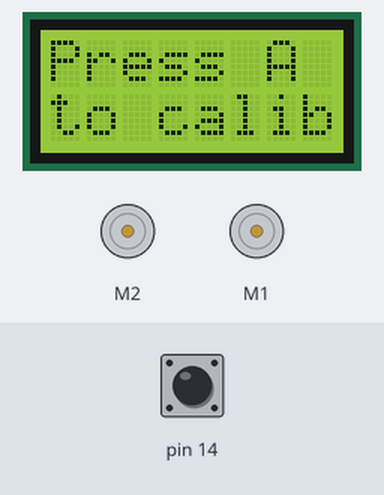
Bench run of a sketch on a simulated Arduino Leonardo, built with avr-gcc and run on an emulated ATmega32U4. Parts: 8×2 character LCD, 2 × DC motor (green arrow = forward, orange = backward, longer = faster). The inputs (shaded band) are chosen by the test bench; at power-on: pin 14 HIGH.

Above: at 0.8 s.
0.9 s: pin 14 pulled LOW for 0.15 s
At 1.7 s:
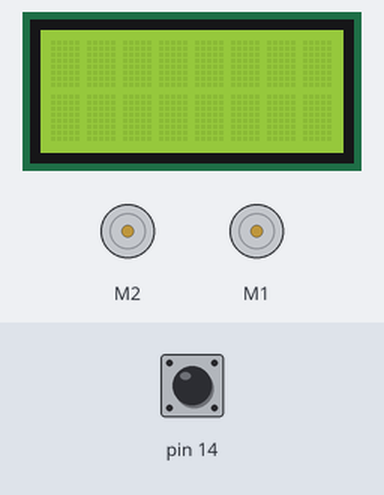
At 2.5 s:
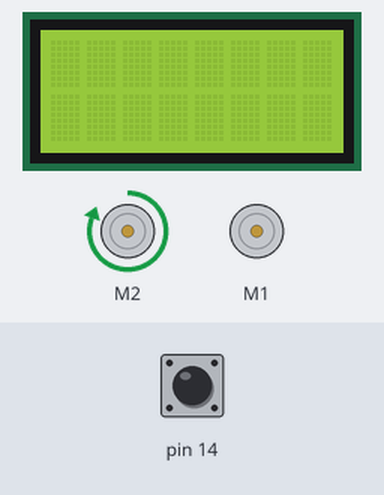
4.0 s: pin 14 pulled LOW for 1 s
At 5.6 s:
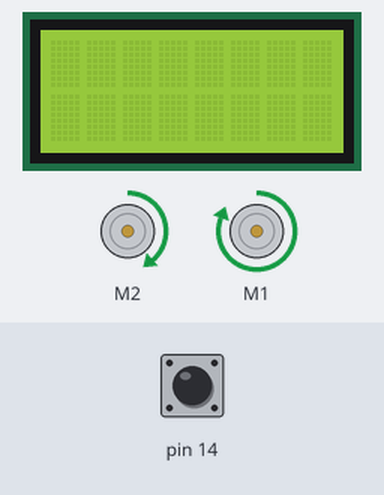
Timing chart, 0 to 7.1 s (numbered marks = the images above; inputs shaded):
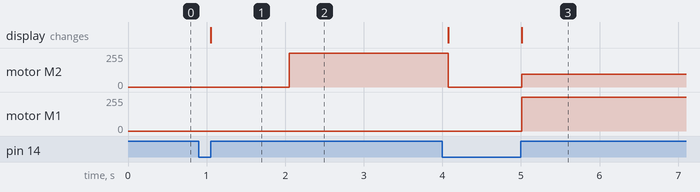

Measured:
- after the input at 0.9 s, motor M2: stopped → forward 255/255 after 1.2 s; the display: changes after 0.15 s (image 1)
- after the input at 4.0 s, motor M1: stopped → forward 255/255 after 1.0 s

The sketch:

Oppg_4.ino
```cpp
#include <Zumo32U4.h> // inkluderer Zumo-biblioteket

Zumo32U4ButtonA buttonA;         // deklarerer knapp A
Zumo32U4LCD display;             // deklarerer LCD-skjerm
Zumo32U4Motors motors;           // deklarerer motorene
Zumo32U4LineSensors lineSensors; // deklarerer linjesensorene

#define NUM_SENSORS 5                       // definerer hvor mange sensorer det er
unsigned int lineSensorValues[NUM_SENSORS]; // lager liste med lengde likt antall sensorer
int16_t lastError = 0;                      // deklarerer siste avstand fra teip
const uint16_t maxSpeed = 400;              // deklarerer maks fart

// funksjon som kalibrerer linjesensorene
void sensorsCalibrate(){
  display.clear(); // fjerner alt fra LCD-skjerm
  delay(1000); // venter 1 sekund for å få fjernet fingeren fra knappen
  unsigned long calibrateTime = millis() + 2000; // lagrer hvor lenge Zumo skal kalibreres
  while (millis() < calibrateTime){
    motors.setRightSpeed(maxSpeed); // setter høyrehjulet til maks fart
    lineSensors.calibrate(); // kalibrerer linjesensorene
  }
  motors.setRightSpeed(0); // stopper Zumo
}

void setup() {
  lineSensors.initFiveSensors(); // konfigurerer Zumo til å bruke alle fem sensorer
  display.clear();
  display.print(F("Press A")); // printer melding til LCD-skjerm
  display.gotoXY(0, 1); // flytter markøren en linje ned
  display.print(F("to calib"));
  buttonA.waitForButton(); // setter programmet på pause til knappen trykkes

  sensorsCalibrate(); // kjører kalibrering
  lineSensors.readCalibrated(lineSensorValues); // leser de kalibrerte verdiene til sensorene

  display.print(F("Press A"));
  display.gotoXY(0, 1);
  display.print(F("to start"));
  buttonA.waitForButton();
  display.clear();
}

// funksjon som setter motorene til en hviss fart
void setMotors(){
  int16_t position = lineSensors.readLine(lineSensorValues); // tar inn posisjonen i forhild til teipen
  int16_t error = position - 2000; // lagrer hvor langt Zumo er fra teipen
  int16_t speedDifference = error / 4 + 6 * (error - lastError); // regner ut hastighetsforskjellen til hjulene

  lastError = error; // lagrer forrige avstand fra teipen

  // legger til maksfart +- hastighetsforskjellen
  int16_t leftSpeed = (int16_t)maxSpeed + speedDifference;
  int16_t rightSpeed = (int16_t)maxSpeed - speedDifference;

  // hindrer farten i å overstige maks fart
  leftSpeed = constrain(leftSpeed, 0, (int16_t)maxSpeed);
  rightSpeed = constrain(rightSpeed, 0, (int16_t)maxSpeed);

  // setter hastighetene til hjulene
  motors.setSpeeds(leftSpeed, rightSpeed);
}

// kjører motor-funksjonen hele tiden
void loop() {
  setMotors();
}
```
